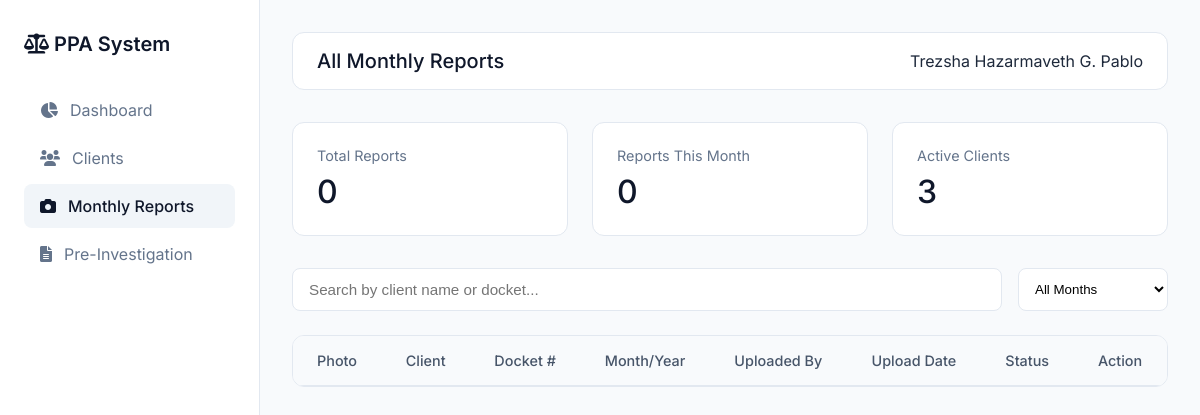
Page /monthly_reports.php (signed in) on the earlier database version.
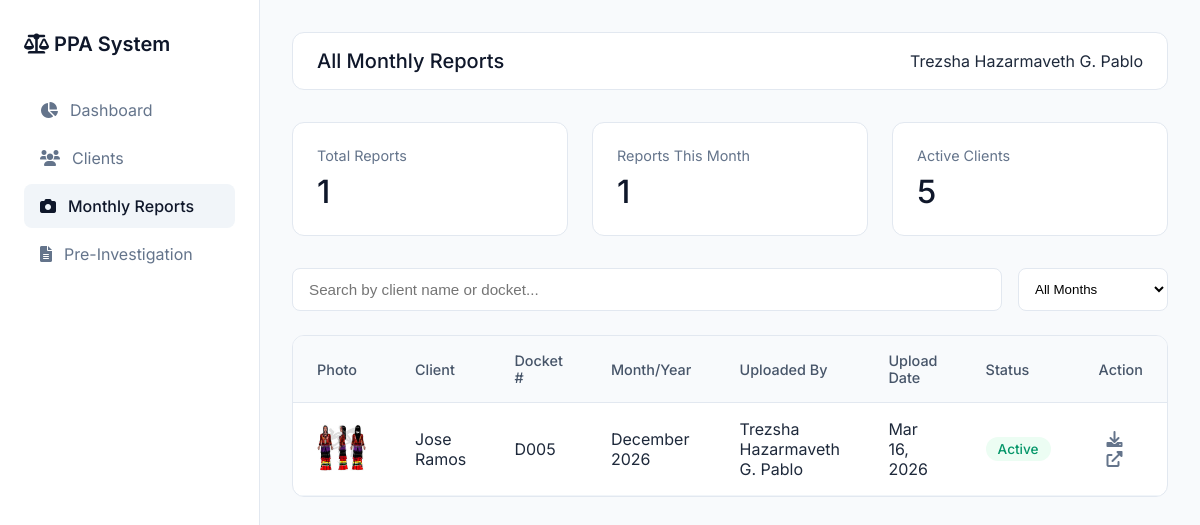
Same page on the later database version.
### tables this page shows
CREATE TABLE `monthly_reports` (
  `id` int(11) NOT NULL,
  `probationer_id` int(11) NOT NULL,
  `report_month` int(11) NOT NULL,
  `report_year` int(11) NOT NULL,
  `photo` varchar(255) NOT NULL,
  `uploaded_by` int(11) DEFAULT NULL,
  `upload_date` timestamp NOT NULL DEFAULT current_timestamp()
);

CREATE TABLE `clients` (
  `id` int(11) NOT NULL,
  `docket_number` varchar(50) DEFAULT NULL,
  `name` varchar(100) DEFAULT NULL,
  `cc_number` varchar(50) DEFAULT NULL,
  `court` varchar(100) DEFAULT NULL,
  `offense` varchar(100) DEFAULT NULL,
  `sentence` varchar(100) DEFAULT NULL,
  `address` text DEFAULT NULL,
  `status` varchar(50) DEFAULT NULL,
  `created_at` timestamp NOT NULL DEFAULT current_timestamp(),
  `start_date` date DEFAULT NULL,
  `end_date` date DEFAULT NULL,
  `payment` decimal(10,2) DEFAULT 0.00
);

CREATE TABLE `staff` (
  `id` int(11) NOT NULL,
  `fullname` varchar(100) DEFAULT NULL,
  `username` varchar(50) DEFAULT NULL,
  `password` varchar(50) DEFAULT NULL,
  `role` varchar(20) DEFAULT NULL
);

### monthly_reports.php (the view, shortened to what this page needs)
<?php
include 'config/database.php';
$fullname = $_SESSION['fullname'] ?? 'User';
$reports = mysqli_query($conn, "
    SELECT mr.*, c.name, c.docket_number, c.status, s.fullname as uploaded_by_name
    FROM monthly_reports mr
    JOIN clients c ON mr.probationer_id = c.id
    LEFT JOIN staff s ON mr.uploaded_by = s.id
    ORDER BY mr.upload_date DESC
");
$total_reports = mysqli_num_rows($reports);
$reports_this_month = mysqli_fetch_assoc(mysqli_query($conn, "
    SELECT COUNT(*) as total FROM monthly_reports
    WHERE MONTH(upload_date) = MONTH(CURRENT_DATE())
    AND YEAR(upload_date) = YEAR(CURRENT_DATE())
"))['total'];
?>
<!DOCTYPE html>
<html lang="en">
<head>
    <link rel="stylesheet" href="https://cdnjs.cloudflare.com/ajax/libs/font-awesome/6.0.0/css/all.min.css">
</head>
<body>
    <div class="app">
        <div class="sidebar">
            <div class="logo">
                <i class="fas fa-scale-balanced"></i> PPA System
            </div>
            <a href="dashboard.php" class="nav-item"><i class="fas fa-chart-pie"></i> Dashboard</a>
            <a href="clients.php" class="nav-item"><i class="fas fa-users"></i> Clients</a>
            <a href="monthly_reports.php" class="nav-item active"><i class="fas fa-camera"></i> Monthly Reports</a>
            <a href="pre_investigation.php" class="nav-item"><i class="fas fa-file-lines"></i> Pre-Investigation</a>
        </div>
        <div class="main">
            <div class="top-bar">
                <h1 class="page-title">All Monthly Reports</h1>
                <span><?php echo htmlspecialchars($fullname); ?></span>
            </div>
            <div class="stats-grid">
                <div class="stat-card">
                    <div class="stat-label">Total Reports</div>
                    <div class="stat-value"><?php echo $total_reports; ?></div>
                </div>
                <div class="stat-card">
                    <div class="stat-label">Reports This Month</div>
                    <div class="stat-value"><?php echo $reports_this_month; ?></div>
                </div>
                <div class="stat-card">
                    <div class="stat-label">Active Clients</div>
                    <div class="stat-value"><?php echo mysqli_fetch_assoc(mysqli_query($conn, "SELECT COUNT(*) as total FROM clients WHERE status='Active'"))['total']; ?></div>
                </div>
            </div>
            <div class="search-bar">
                <input type="text" id="searchInput" class="search-input" placeholder="Search by client name or docket...">
                <select id="monthFilter" class="filter-select">
                    <option value="all">All Months</option>
                </select>
            </div>
            <div class="table-container">
                <table id="reportsTable">
                    <thead>
                        <tr>
                            <th>Photo</th>
                            <th>Client</th>
                            <th>Docket #</th>
                            <th>Month/Year</th>
                            <th>Uploaded By</th>
                            <th>Upload Date</th>
                            <th>Status</th>
                            <th>Action</th>
                        </tr>
                    </thead>
                    <tbody>
                        <?php while($row = mysqli_fetch_assoc($reports)): ?>
                        <tr class="report-row" data-month="<?php echo $row['report_month']; ?>">
                            <td>
                                <img src="uploads/<?php echo $row['photo']; ?>" class="report-thumb" onclick="openModal('uploads/<?php echo $row['photo']; ?>')">
                            </td>
                            <td><?php echo htmlspecialchars($row['name']); ?></td>
                            <td><?php echo htmlspecialchars($row['docket_number']); ?></td>
                            <td><?php echo date("F Y", mktime(0,0,0,$row['report_month'],1,$row['report_year'])); ?></td>
                            <td><?php echo $row['uploaded_by_name'] ?? 'Unknown'; ?></td>
                            <td><?php echo date("M d, Y", strtotime($row['upload_date'])); ?></td>
                            <td>
                                <span class="status-badge status-<?php echo $row['status']; ?>">
                                    <?php echo $row['status']; ?>
                                </span>
                            </td>
                            <td>
                                <a href="uploads/<?php echo $row['photo']; ?>" download class="action-link">
                                    <i class="fas fa-download"></i>
                                </a>
                                <a href="view_reports.php?id=<?php echo $row['probationer_id']; ?>" class="action-link">
                                    <i class="fas fa-external-link-alt"></i>
                                </a>
                            </td>
                        </tr>
                        <?php endwhile; ?>
                    </tbody>
                </table>
            </div>
        </div>
    </div>
</body>
</html>

Differences in the rows shown:
added monthly_reports: photo (picture), probationer.name "Jose Ramos", probationer.docket_number "D005", report_month+report_year "December 2026", uploaded_by.fullname "Trezsha Hazarmaveth G. Pablo", upload_date "Mar 16, 2026", probationer.status "Active"
Other differences:
$total_reports: "0" → "1"
$reports_this_month: "0" → "1"
text no longer shown: "3"
text now shown: "5"
